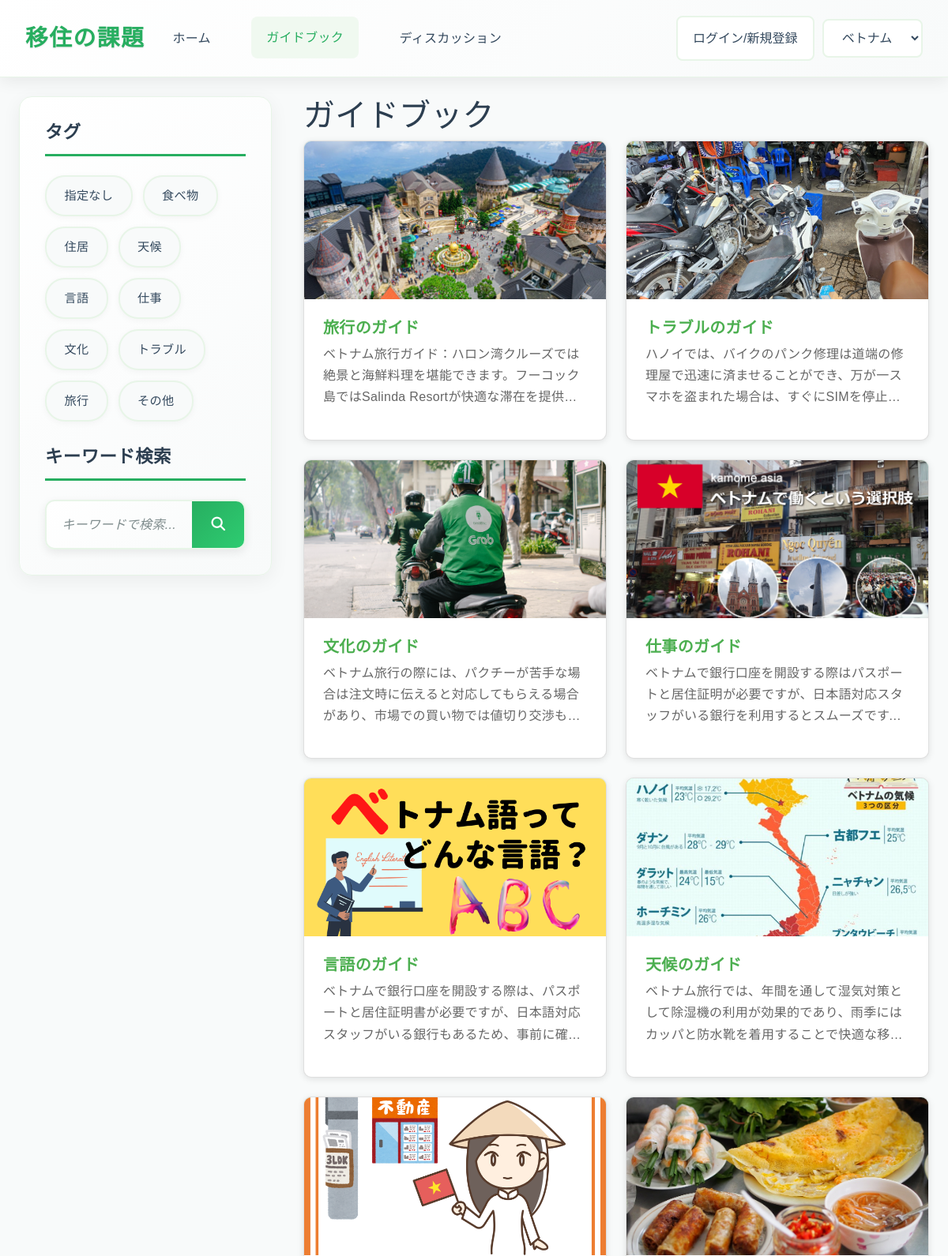
/general/ (upper part), run on an earlier commit of the app's database.
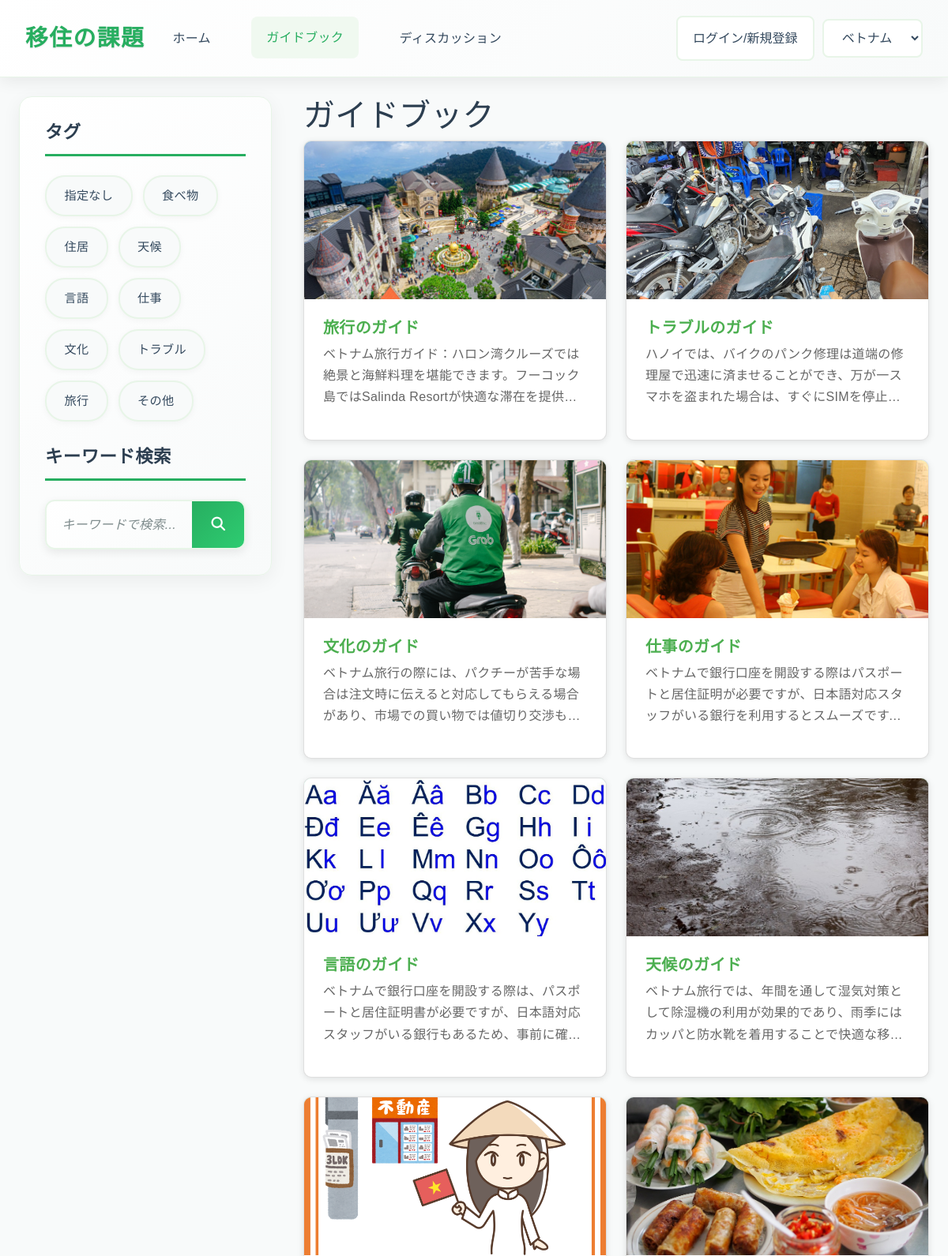
And on a later commit of the database.
### app1/models.py (models this page shows, shortened)
class Tags(models.Model):
    name=models.CharField(max_length=43,unique=True)

class GuideBook(models.Model):
    id=models.UUIDField(primary_key=True,default=uuid.uuid4,editable=False)
    title=models.TextField(verbose_name="タイトル")
    body=models.TextField(verbose_name="本文")
    tag=models.ManyToManyField('Tags',verbose_name="tag",blank=True)
    created=models.DateTimeField(null=True,auto_now_add=True,verbose_name="作成時間")
    articles=models.IntegerField(null=True,verbose_name="参照した投稿の数")
    picture=models.ImageField(upload_to="app1/picture/",null=True,blank=True,verbose_name="picture")
    summary=models.TextField(null=True,verbose_name="要約")

### app1/views.py (the view)
class GeneralView(View):
    def get(self, request):
        tags = Tags.objects.all()
        tag_id = request.GET.getlist('tag')
        keyword = request.GET.get('q')
        guidebooks = GuideBook.objects.all()
        if tag_id:
            for tid in tag_id:
                guidebooks = guidebooks.filter(tag__id=tid)
            guidebooks = guidebooks.distinct()
        if keyword:
            guidebooks = guidebooks.filter(Q(title__icontains=keyword) | Q(body__icontains=keyword))
        context = {
            'tags': tags,
            'guidebooks' :guidebooks
        }
        return render(request, 'app1/general.html', context)

### templates/app1/general.html (shortened to what this page needs)
<!DOCTYPE html>
<html lang="ja">
<head>
    <link rel="stylesheet" href="https://cdnjs.cloudflare.com/ajax/libs/font-awesome/6.0.0-beta3/css/all.min.css">
    <link rel="stylesheet" href="https://cdn.jsdelivr.net/npm/bootstrap@4.1.3/dist/css/bootstrap.min.css">
    <link rel="stylesheet" href="https://cdnjs.cloudflare.com/ajax/libs/font-awesome/6.4.0/css/all.min.css">
    {% load static %}
    <link rel="stylesheet" href="{% static 'app1/css/style.css' %}">
</head>
<body>
    <header class="navbar">
        <div class="navbar-brand">移住の課題</div>
        <nav class="navbar-menu">
            <a href="{% url 'app1:index' %}" class="nav-item" style="text-decoration: none;">ホーム</a>
            <a href="{% url 'app1:general' %}" class="nav-item active" style="text-decoration: none;">ガイドブック</a>
            <a href="{% url 'app1:discussions' %}" class="nav-item" style="text-decoration: none;">ディスカッション</a>
        </nav>
        {% if request.user.is_authenticated %}
        <form action="{% url 'accounts:logout' %}" method="post" style="margin: 0 0 0 auto; margin-right: 10px;">
            {% csrf_token %}
            <button type="submit" id="country-select" class="country-select" style="background-color: white;">{{request.user}}からログアウト</button>
        </form>
        {% else %}
        <button onclick="location.href='/login'" id="country-select" class="country-select" style="margin: 0 0 0 auto; margin-right: 10px; background-color: white;" >ログイン/新規登録</button>
        {% endif %}
        <div class="navbar-actions">
            <select id="country-select" class="country-select">
                <option value="ベトナム">ベトナム</option>
            </select>
        </div>
    </header>
    <main class="container">
        <div class="page-content-wrapper">
            <div class="sidebar">
                <h3>タグ</h3>
                <div id="issue-tags" class="tag-list">
                    {% for tag in tags %}
                        {% if tag.id == 1 %}
                        <a href="/general" class="tag">{{ tag.name }}</a>
                        {% elif tag.id != 11 %}
                        <a href="{% url 'app1:search_guide' %}?tag={{ tag.id }}" class="tag">{{tag.name}}</a>
                        {% endif %}
                    {% endfor %}
                </div>
    <div style="margin-top: 2rem;">
        <h3>キーワード検索</h3>
            <div class="search-box-container">
                <input type="text" id="general-search" placeholder="キーワードで検索..." class="form-input">
                <button type="button" id="general-search-button" class="btn-primary search-button">
                <i class="fas fa-search"></i>
                </button>
            </div>
        </div>
    </div>
            <div class="content">
                <h1>ガイドブック</h1>
                <div class="card-list">
                    {% for guidebook in guidebooks %}
                    {% if guidebook.title != "その他のガイドブック" %}
                    {% for tag in guidebook.tag.all %}
                     <a href="/general/detail/{{tag.name}}" style="text-decoration: none;">
                    {% endfor %}
                        <div class="card">
                        {% if guidebook.picture %}
                        <img src="{{guidebook.picture.url}}" alt="画像" class="card-image" style="background-color: #c1ffe0;">
                        {% else %}
                        <img src="" alt="画像" class="card-image" style="background-color: #c1ffe0;">
                        {% endif %}
                        <div class="card-content">
                            <h3 class="card-title">{{guidebook.title}}</h3>
                            <div class="card-description">
                                {{guidebook.body}}
                            </div>
                        </div>
                    </div>
                    </a>
                    {% endif %}
                    {% endfor %}
                </div>
            </div>
        </div>
    </main>
</body>
</html>

What changed in the data, as far as the page shows it:
changed GuideBook "仕事のガイド": picture: a different picture
changed GuideBook "言語のガイド": picture: a different picture
changed GuideBook "天候のガイド": picture: a different picture
